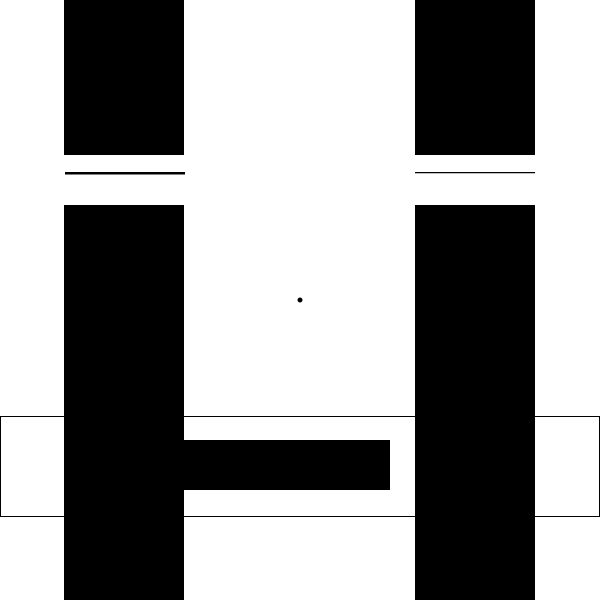
Frame 1 (no input)
Frame 60 (the mouse pressed at the canvas centre just before this capture): identical to frame 1, image omitted
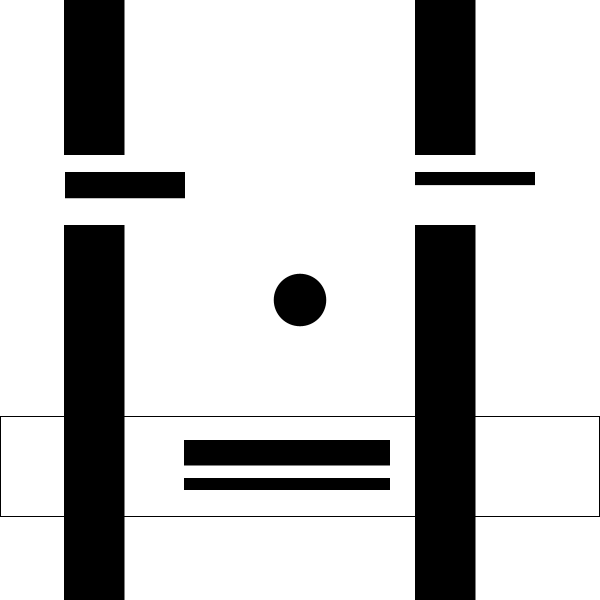
Frame 120 (the mouse held since frame 60 and released just before this capture)

The Processing sketch that drew these frames (run headless with seeded random() and noise(); from frame 60 on, the mouse is pressed at the canvas centre):

// Processing sketch: processing_63724
// ── processing_63724.pde

//Interactive Design2
//Summer 2012, wk4
//Eonju Shin, #0227584



void setup() {
size(600, 600);
background(#FFFFFF);
smooth();
}


void draw() {
  smooth();
  
  float m = map(mouseX,0, width, 100, mouseX);
  float n = map(mouseX, 0, width, 5,100);
  float mf = map(mouseX, 0, width, 50, 1);
  float ev = map(mouseX, 0, width, 120, 1);
  float eh = map(mouseX, 0, width, 50, 90);
  
 int noseWidth = 100;
 int noseHeight = 100;

 int mouthWidth = 231;
 int mouthHeight = 38;
 
 int eyeVerticalWidth = 120;
 int eyeVerticalHeight = 600; 
 
 
//nose 
noStroke();
 fill (#FFFFFF);
 ellipse(300, 300, noseWidth,noseHeight);
 fill(0);
 ellipse(300, 300, n,n);
 
 
 
 
// mouse front
fill(#FFFFFF);
rect(160, 440, mouthWidth, mouthHeight);
fill(0);
rect(160,440, 230, mf);


// eye vertical left
fill(#FFFFFF);
rect(64, 0, eyeVerticalWidth, eyeVerticalHeight);
fill(0);
rect(64, 0, ev, 600);


// eye vertical Right

fill(#FFFFFF);
rect(415, 0, eyeVerticalWidth, eyeVerticalHeight);
fill(0);
rect(415, 0, ev, 600);

// mouse back
noFill();
stroke(0, 0, 0);
strokeWeight(1);
rect(0, 416, 599, 100);


// eye horizontal back
fill(#FFFFFF);
noStroke();
rect(0, 155, 599, eh);



// eye Left
fill(0, 0, 0);
rect(65, 172, 120, n/2);

// eye Right
fill(0, 0, 0);
rect(415, 172, 120, n/4);

}
